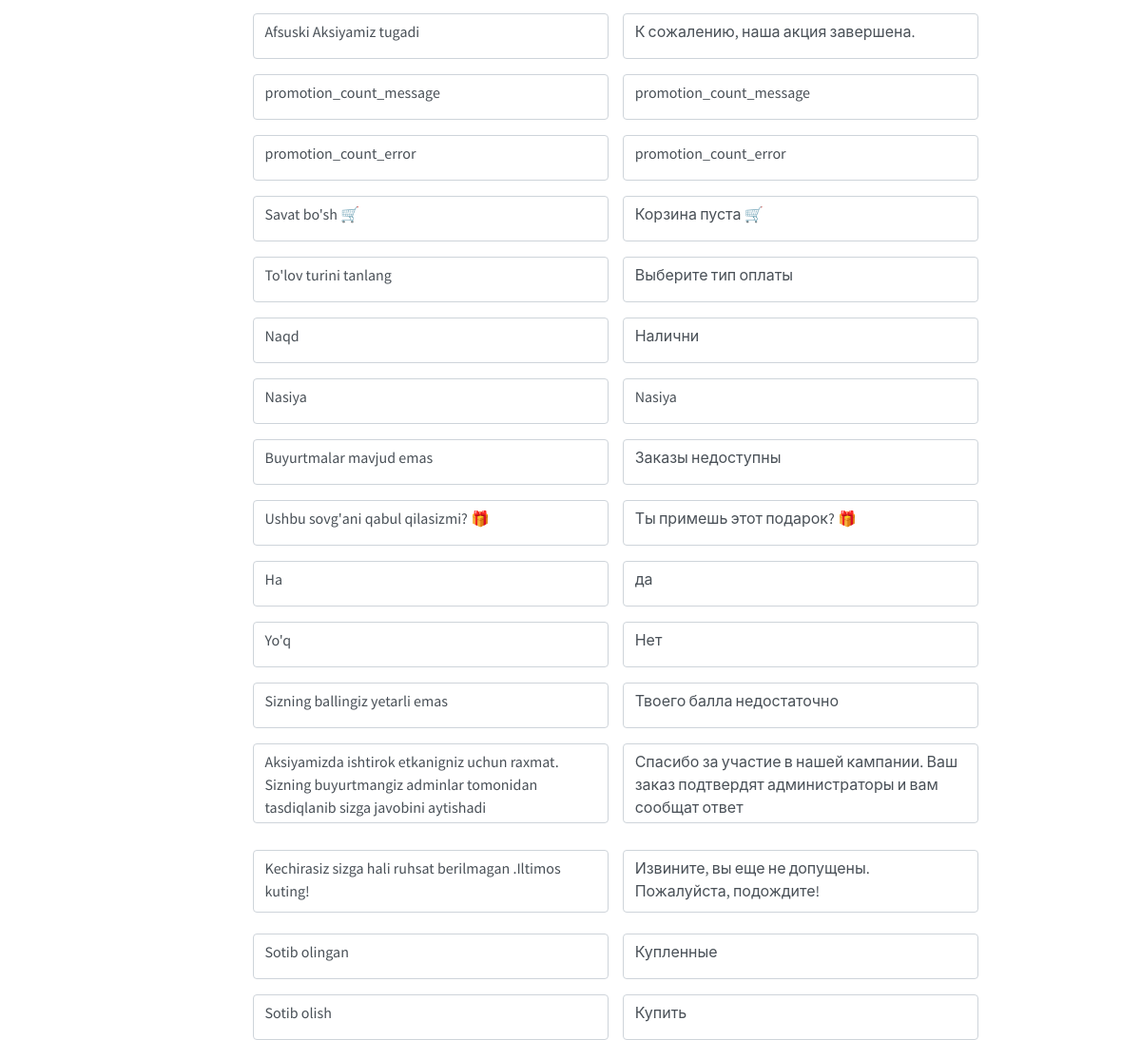
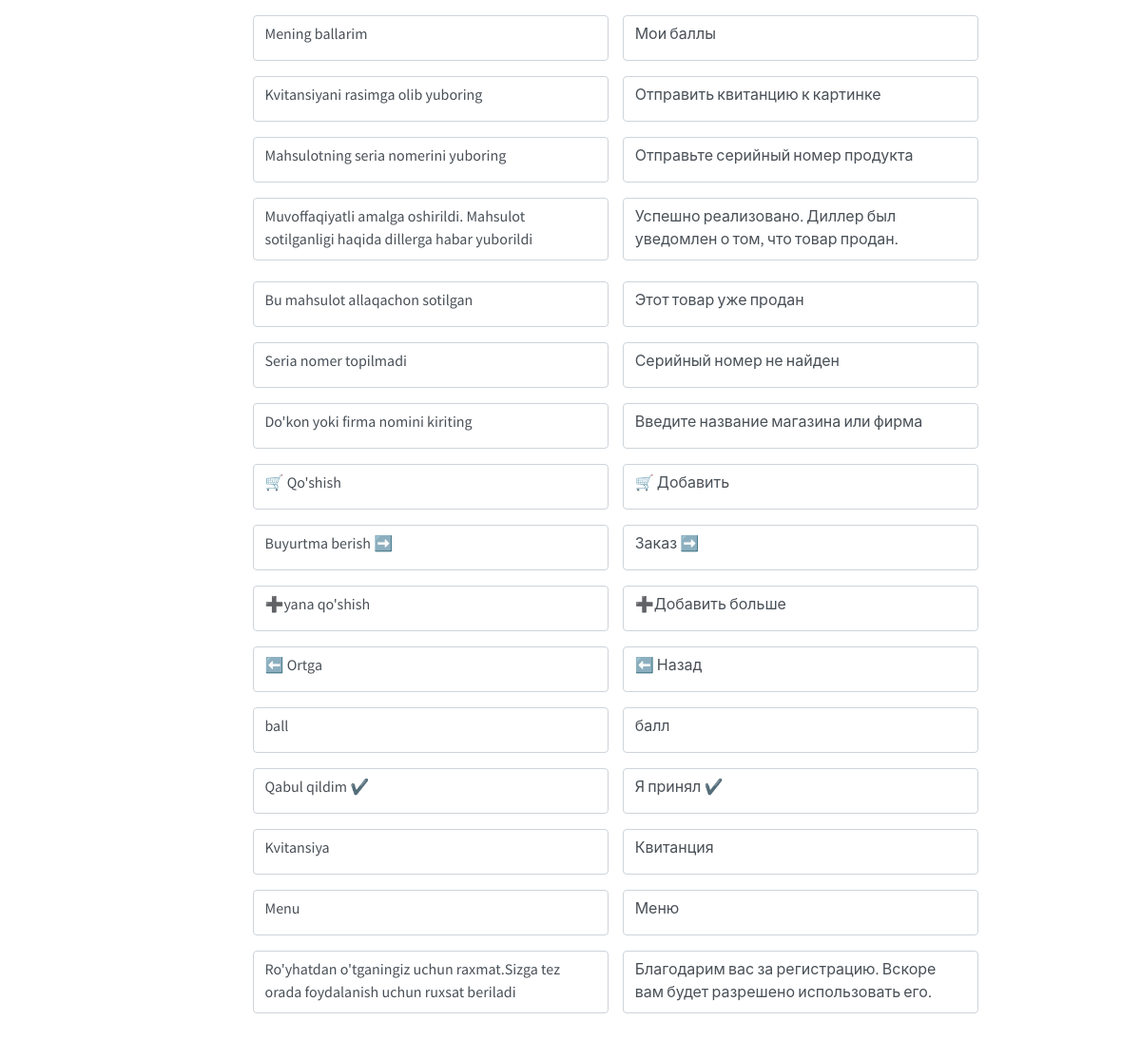
Page /settings/ (signed in, lower part) on the earlier database version (2 pictures, top to bottom).
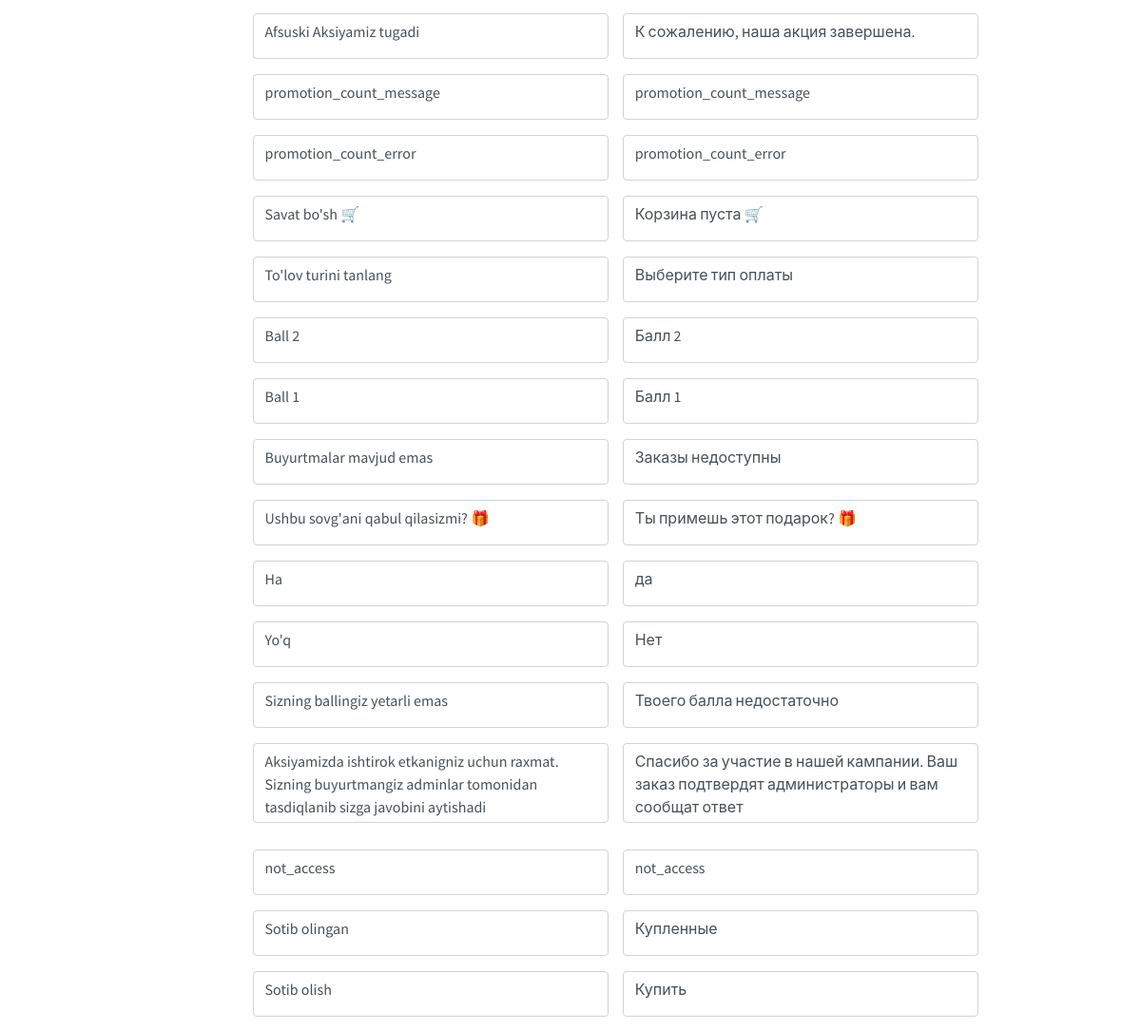
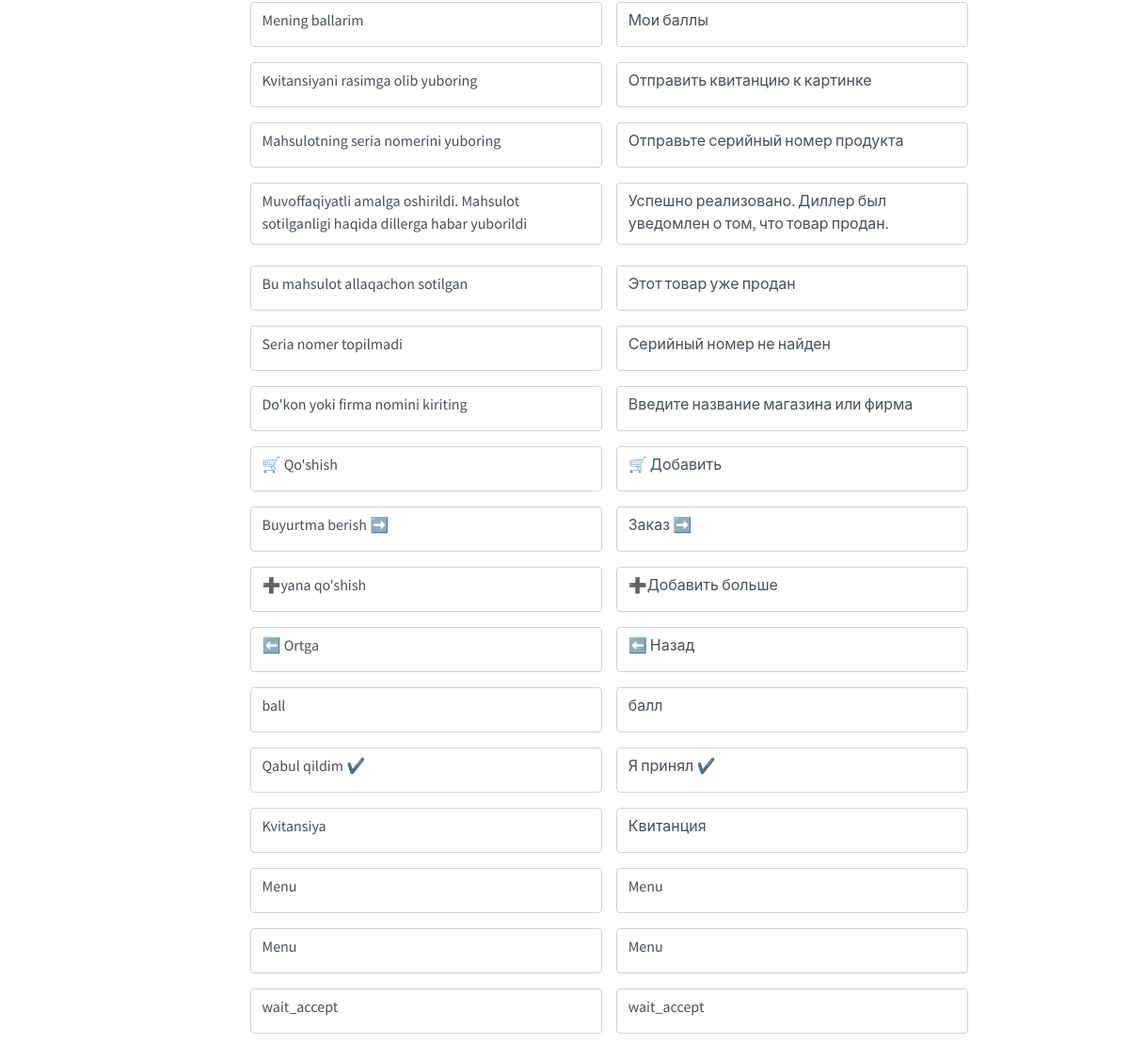
Same page on the later database version (2 pictures, top to bottom).
### admin_panel/models.py (models this page shows, shortened)
class Text(models.Model):
    name = models.CharField(max_length=100)
    uz_data = models.TextField()
    ru_data = models.TextField()

### admin_panel/views.py (the view)
# urls.py: path('settings/', settings,name="settings"),
@login_required_decorator
def settings(request):
    texts = Text.objects.all()
    ctx = {
        "texts": texts,
        "se_active": "menu-open"
    }
    return render(request, "dashboard/settings/list.html", ctx)

### templates/dashboard/settings/list.html (shortened to what this page needs)
{% extends 'dashboard/base.html' %}
{% load static %}
{% block content %}
<section class="content-header">
  <div class="container-fluid">
    <div class="row">
      {% for i in texts %}
      <div class="col-sm-5">
        <div class="form-group">
          <div class="form-control pb-3 h-75"  disabled>{{i.uz_data}}</div>
        </div>
      </div>
      <div class="col-sm-5">
        <div class="form-group">
          <div class="form-control pb-3 h-75"  disabled>{{i.ru_data}}</div>
        </div>
      </div>
      <div class="col-sm-1 mb-3 d-flex align-center">
        <a style="color: #17a2b8;" href="{% url 'settings_edit' i.id %}" class="m-auto col-sm-12"><i class="far fa-edit"></i></a>
      </div>
      {% endfor %}
    </div>
  </div>
</section>
{% endblock %}

### templates/dashboard/base.html (shortened to what this page needs)
{% load static %}
<html lang="en">
<head>
  <link rel="stylesheet" href="{% static 'dashboard/plugins/fontawesome-free/css/all.min.css' %}">
  <link rel="stylesheet" href="https://code.ionicframework.com/ionicons/2.0.1/css/ionicons.min.css">
  <link rel="stylesheet" href="{% static 'dashboard/plugins/tempusdominus-bootstrap-4/css/tempusdominus-bootstrap-4.min.css' %}">
  <link rel="stylesheet" href="{% static 'dashboard/css/adminlte.min.css' %}">
  <link rel="stylesheet" href="{% static 'dashboard/plugins/overlayScrollbars/css/OverlayScrollbars.min.css' %}">
  <link rel="stylesheet" href="{% static 'dashboard/plugins/icheck-bootstrap/icheck-bootstrap.min.css' %}">
</head>
<body class="hold-transition sidebar-mini layout-fixed">
  <div class="wrapper" style="min-height: 1342.88px;">
    <div class="content-wrapper" style="min-height: 1342.88px;">
      {% block content %}{% endblock %}
    </div>
  </div>
</body>
</html>

### templates/dashboard/navbar.html (shortened to what this page needs)
{% load static %}

### templates/dashboard/settings/list.html (style rules this page uses)
.content-wrapper { background-color: #fff; }

Differences in the rows shown:
changed Text: uz_data "Naqd" → "Ball 2"; ru_data "Налични" → "Балл 2"
changed Text: uz_data "Nasiya" → "Ball 1"; ru_data "Nasiya" → "Балл 1"
changed Text: uz_data "Kechirasiz sizga hali ruhsat berilmagan .Iltimos kuting!" → "not_access"; ru_data "Извините, вы еще не допущены. Пожалуйста, подождите!" → "not_access"
added Text: uz_data "Menu", ru_data "Menu"
changed Text (number 32 of 33 on the later page): ru_data "Меню" → "Menu"
changed Text: uz_data "Ro'yhatdan o'tganingiz uchun raxmat.Sizga tez orada foydalanish uchun ruxsat beriladi" → "wait_accept"; ru_data "Благодарим вас за регистрацию. Вскоре вам будет разрешено использовать его." → "wait_accept"
